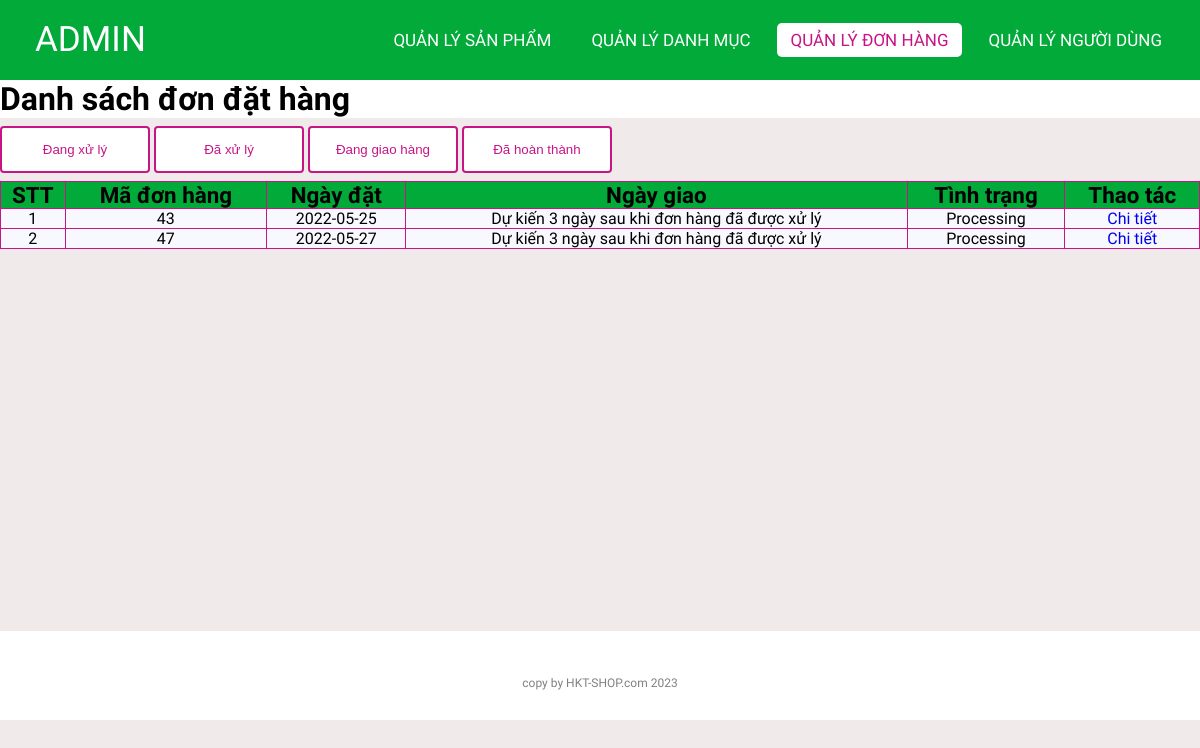
Page /admin/orderlist.php (signed in) on the earlier database version.
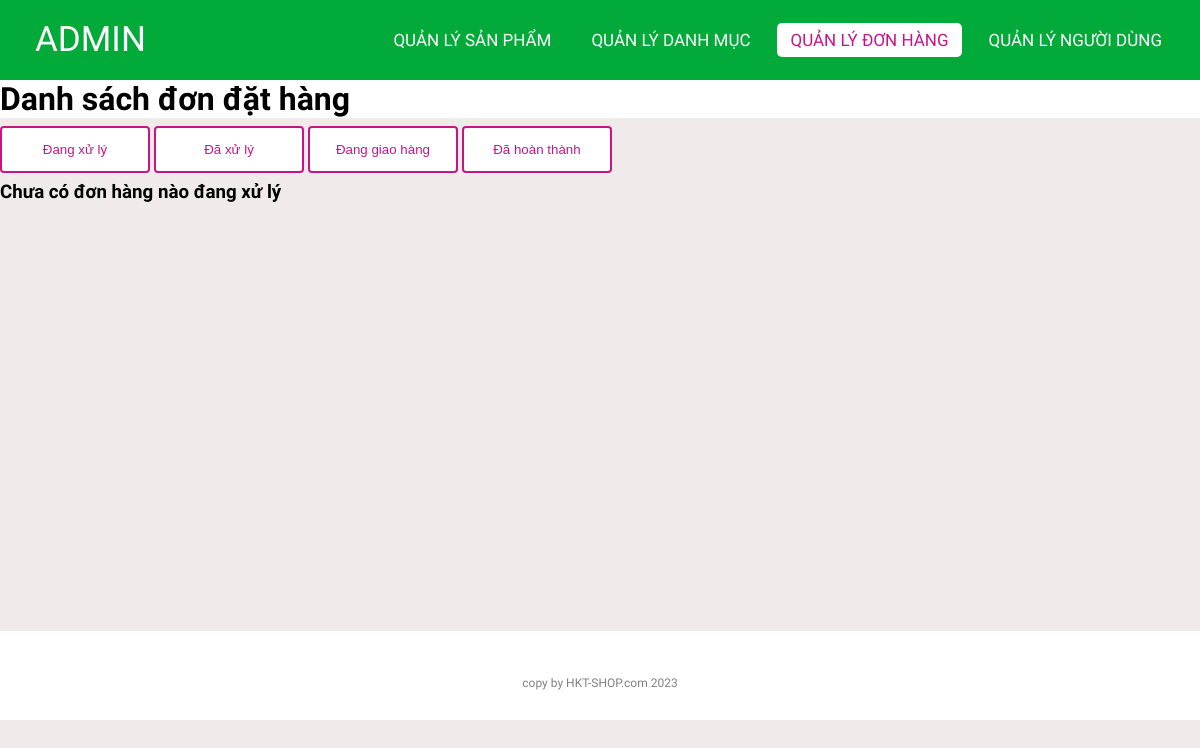
Same page on the later database version.
### tables this page shows
CREATE TABLE `orders` (
  `id` int(11) NOT NULL,
  `userId` int(11) NOT NULL,
  `createdDate` date NOT NULL,
  `receivedDate` date DEFAULT NULL,
  `status` varchar(20) NOT NULL
);

### lib/database.php (called while the page is built, shortened)
<?php
class Database extends PDO
{
  public $host   = DB_HOST;
  public $user   = DB_USER;
  public $pass   = DB_PASS;
  public $dbname = DB_NAME;
  public $link;
  private function connectDB()
  {
    $this->link = new mysqli(
      $this->host,
      $this->user,
      $this->pass,
      $this->dbname
    );
  }
  public function select($query)
  {
    $result = $this->link->query($query);
    if ($result->num_rows > 0) {
      return $result;
    } else {
      return false;
    }
  }
}

### classes/order.php (called while the page is built, shortened)
<?php
$filepath = realpath(dirname(__FILE__));
include_once($filepath . '/../lib/database.php');
?>
<?php
class order
{
    private $db;
    public function __construct()
    {
        $this->db = new Database();
    }
    public function getProcessingOrder()
    {
        $query = "SELECT * FROM orders WHERE status = 'Processing'";
        $mysqli_result = $this->db->select($query);
        if ($mysqli_result) {
            $result = mysqli_fetch_all($this->db->select($query), MYSQLI_ASSOC);
            return $result;
        }
        return false;
    }
}
?>

### admin/orderlist.php (the view, shortened to what this page needs)
<?php
include '../classes/order.php';
$order = new order();
$processingOrderList = $order->getProcessingOrder();
?>
<!DOCTYPE html>
<html lang="en">
<head>
    <link rel="stylesheet" href="./css/style.css">
    <link rel="stylesheet" href="https://cdnjs.cloudflare.com/ajax/libs/font-awesome/5.15.4/css/all.min.css">
</head>
<body>
    <nav>
        <label class="logo">ADMIN</label>
        <ul>
            <li><a href="productlist.php">Quản lý Sản phẩm</a></li>
            <li><a href="categoriesList.php">Quản lý Danh mục</a></li>
            <li><a href="orderlist.php" class="active">Quản lý Đơn hàng</a></li>
            <li><a href="userlist.php">Quản lý Người dùng</a></li>
        </ul>
    </nav>
    <div class="title">
        <h1>Danh sách đơn đặt hàng</h1>
    </div>
    <div class="container">
        <div class="tab">
            <button class="tablinks" onclick="openTab(event, 'Processing')">Đang xử lý</button>
            <button class="tablinks" onclick="openTab(event, 'Processed')">Đã xử lý</button>
            <button class="tablinks" onclick="openTab(event, 'Delivering')">Đang giao hàng</button>
            <button class="tablinks" onclick="openTab(event, 'Complete')">Đã hoàn thành</button>
        </div>
        <div id="Processing" class="tabcontent">
            <?php
            if ($processingOrderList) { ?>
                <table class="list">
                    <tr>
                        <th>STT</th>
                        <th>Mã đơn hàng</th>
                        <th>Ngày đặt</th>
                        <th>Ngày giao</th>
                        <th>Tình trạng</th>
                        <th>Thao tác</th>
                    </tr>
                    <?php $count = 1;
                    foreach ($processingOrderList as $key => $value) { ?>
                        <tr>
                            <td><?= $count++ ?></td>
                            <td><?= $value['id'] ?></td>
                            <td><?= $value['createdDate'] ?></td>
                            <td><?= ($value['status'] != "Processing") ? $value['receivedDate'] : "Dự kiến 3 ngày sau khi đơn hàng đã được xử lý" ?> </td>
                            <td><?= $value['status'] ?></td>
                            <td>
                                <a href="orderlistdetail.php?orderId=<?= $value['id'] ?>">Chi tiết</a>
                            </td>
                        </tr>
                    <?php }
                    ?>
                </table>
            <?php } else { ?>
                <h3>Chưa có đơn hàng nào đang xử lý</h3>
            <?php }
            ?>
        </div>
    </div>
    <footer>
        <p class="copyright">copy by HKT-SHOP.com 2023</p>
    </footer>
</body>
</html>

Differences in the rows shown:
removed orders: id "43", createdDate "2022-05-25", shows "Dự kiến 3 ngày sau khi đơn hàng đã được xử lý", status "Processing"
removed orders: id "47", createdDate "2022-05-27", shows "Dự kiến 3 ngày sau khi đơn hàng đã được xử lý", status "Processing"
Other differences:
text no longer shown: "STT Mã đơn hàng Ngày đặt Ngày giao Tình trạng Thao tác"
text now shown: "Chưa có đơn hàng nào đang xử lý"
